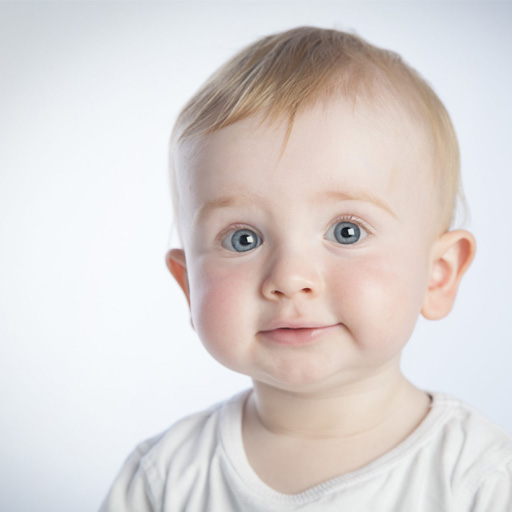
%> input picture baby.jpg, 512 x 512 px
$ octave blending.m   (GNU Octave 9; MATLAB toolbox functions it lacks are replaced by stand-ins)
%> lines starting %> are read from the running program, lines starting %| are printed output that depends on the picture
### reduce.m
function g = reduce(I)
    G=fspecial('gaussian',5,1);
    I=imfilter(I,G);
    l=size(I);
    i1=1:l(1)/2;
    j1=1:l(2)/2;
    g(i1,j1,:)=I((2*i1-1),(2*j1-1),:);
end

### gausspyr.m
function G = gausspyr(I,depth)
    G = cell(1,depth);
    for i = 1:depth
        if i == 1
            G{i} = I;
        else
            G{i} =reduce(G{i-1});
        end
        Im{i} = G{i};

    end
    figure; montage(Im);

end

### laplacianpyr.m
function L = laplacianpyr(I,depth)
    % Input:
    % I: the input image
    % depth: number of levels of the Laplacian pyramid
    % Output:
    % L: a cell containing all the levels of the Laplacian pyramid

    % Please follow the instructions to fill in the missing commands.

    L = cell(1,depth);

    % 1) Create a Gaussian pyramid
    % Use the function you already created.
    G = gausspyr(I,depth);

    % 2) Create a pyramid, where each level is the corresponding level of
    % the Gaussian pyramid minus the expanded version of the next level of
    % the Gaussian pyramid.
    % Remember that the last level of the Laplacian pyramid is the same as
    % the last level of the Gaussian pyramid.
    for i = 1:depth

        if i < depth
            % same level of Gaussian pyramid minus the expanded version of next level
            L{i} = G{i}-expand(G{i+1});
        else
            % same level of Gaussian pyramid
            L{i} = G{i};
        end
        %figure; imshow( L{i});
        Im{i} = L{i};
    end
    figure; montage(Im);
    %figure; imshow(Im{1});
    %figure; imshow(Im{2});
    %figure; imshow(Im{3});
    %figure; imshow(Im{4});
    %figure; imshow(Im{5});


end

### expand.m
function g = expand(I)
    l=size(I);
    g=zeros(2*l(1),2*l(2),l(3));
    i1=1:l(1);
    j1=1:l(2);
    g((2*i1-1),(2*j1-1),:)=I(i1,j1,:);
    G=fspecial('gaussian',5,1);
    g=4*imfilter(g,G);

### combine.m
function [LS] = combine(LA, LB, GR)

    depth = numel(LA);
    LS = cell(1,depth);
    for i = 1:depth
        LS{i} = GR{i}.*LA{i}+(1-GR{i}).*LB{i};
        Im{i} = LS{i};
    end
    figure; montage(Im);
end

### collapse.m
function I = collapse(L)
    depth = numel(L);
    for i = depth:-1:1
        if i == depth
            I = L{i};
        else
            I = L{i}+expand(I);
        end
    figure; imshow(I);

    end

end

### blending.m
close all;
clear all;
clc

nameA = 'baby.jpg';
nameB = 'hand.jpg';

A = im2double(imread(nameA));
B = im2double(imread(nameB));
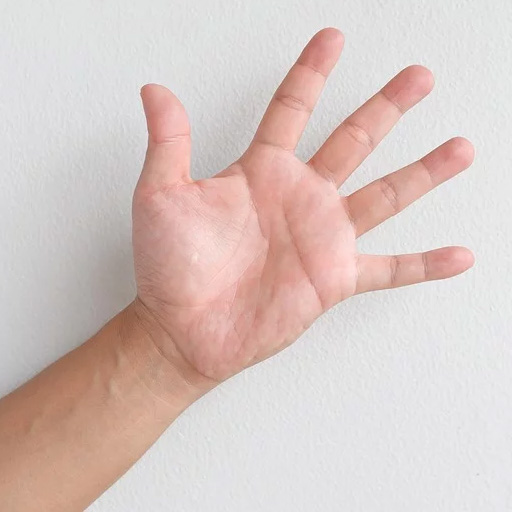
%> input picture hand.jpg, 512 x 512 px

figure;

imshow(A);
figure;
imshow(B);
% mask that defines the blending region
% R = im2double(imread('mask.png'));
R = im2double(imread('eyeMask.jpg'));
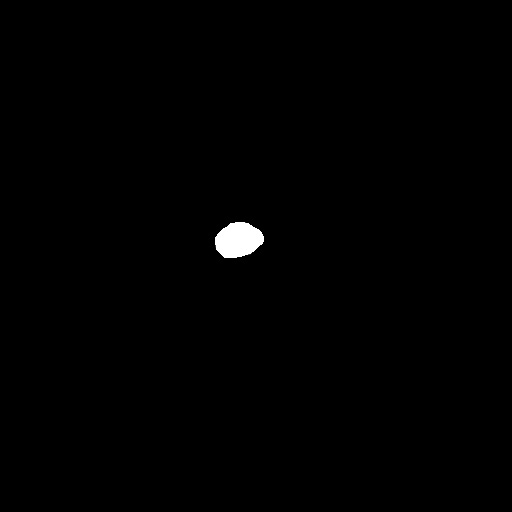
%> input picture eyeMask.jpg, 512 x 512 px
%> R: size 512x512x3 double; min 0, max 1, mean 0.00507

figure; imshow(R);
% depth of the pyramids
depth = 6;

% 1) we build the Laplacian pyramids of the two images
LA = laplacianpyr(A,depth);
%> after the loop in gausspyr, `for i = 1:depth`: G = 6 items
%> the loop in laplacianpyr, `for i = 1:depth` made 6 passes
%> l in expand on passes 1 to 4: [256 256 3], [128 128 3], [64 64 3], [32 32 3]
%> (l in expand, j1 in expand) on pass 5: ([16 16 3], [1 2 3 4 5 6 7 8 9 10 11 12 13 14 15 16])
%> pass 1, in expand, `g=4*imfilter(g,G);`:
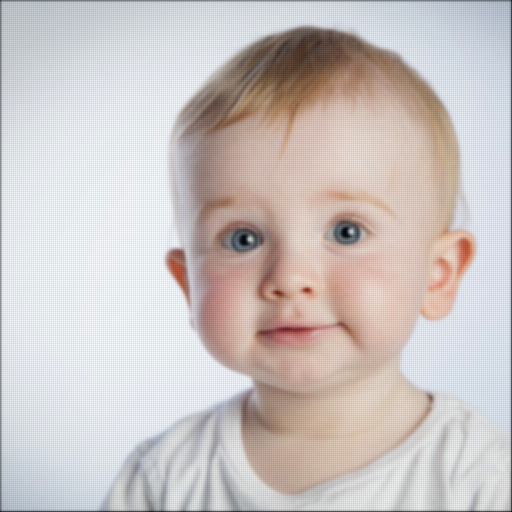
%> g: size 512x512x3 double; mean R, G, B 0.858, 0.833, 0.827; drawn with min black and max white
%> LA = 6 items
LB = laplacianpyr(B,depth);
%> call 2 of gausspyr, with depth = 6
%> in gausspyr (call 2), `montage(Im)`:
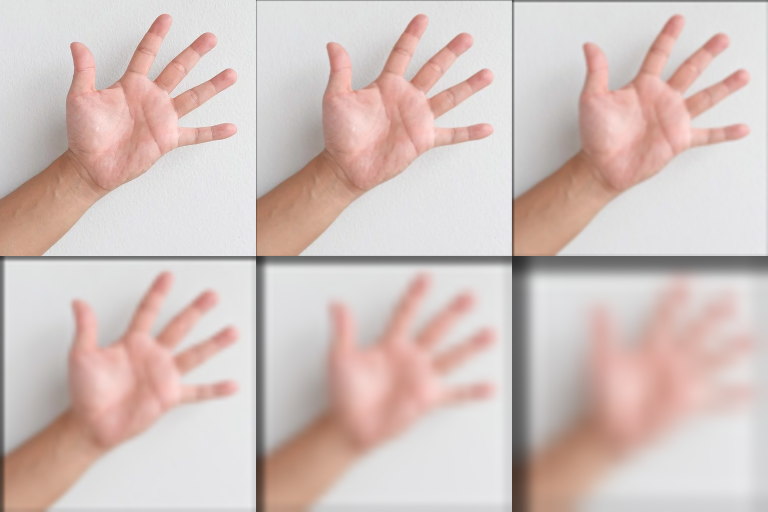
%> displayed picture: size 1024x1536x3, on the screen's scale of 0 to 255 (shown at 1/2 size); mean R, G, B 211.1, 194.3, 189.9
%> the loop in laplacianpyr (call 2), `for i = 1:depth` made 6 passes
%> pass 1, in expand (call 6), `g=4*imfilter(g,G);`:
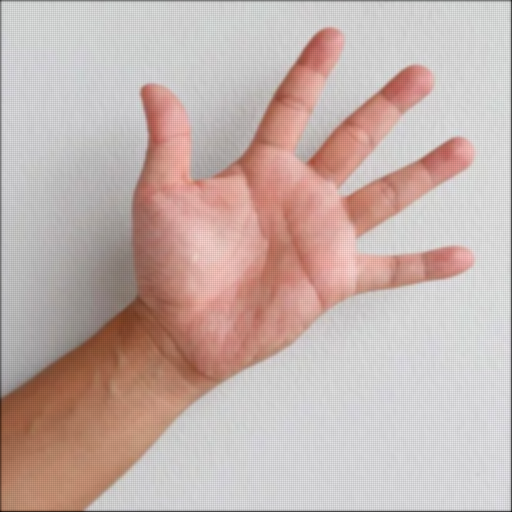
%> g: size 512x512x3 double; mean R, G, B 0.845, 0.778, 0.761; drawn with min black and max white
%> LB = 6 items

% 2) we build the Gaussian pyramid of the selected region
GR = gausspyr(R,depth);
%> call 3 of gausspyr, with depth = 6
%> in gausspyr (call 3), `montage(Im)`:
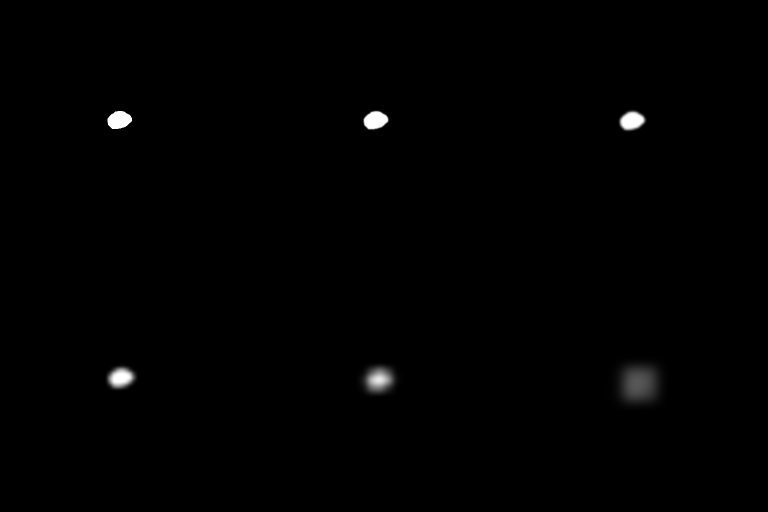
%> displayed picture: size 1024x1536x3, on the screen's scale of 0 to 255 (shown at 1/2 size); min 0, max 255, mean 1.3
%> GR = 6 items

% 3) we combine the two pyramids using the nodes of GR as weights
[LS] = combine(LA, LB, GR);
%> in combine, `depth = numel(LA);`: depth = 6
%> in combine, `LS = cell(1,depth);`: LS = {[], [], [], [], [], []}
%> the loop in combine, `for i = 1:depth` made 6 passes
%> after the loop in combine, `for i = 1:depth`: LS = 6 items
%> LS = 6 items

% 4) we collapse the output pyramid to get the final blended image
Ib = collapse(LS);
%> the loop in collapse, `for i = depth:-1:1` made 6 passes
%> (i, l in expand) on passes 5 to 6: (2, [128 128 3]), (1, [256 256 3])

% visualization of the result
figure;
imshow(Ib);
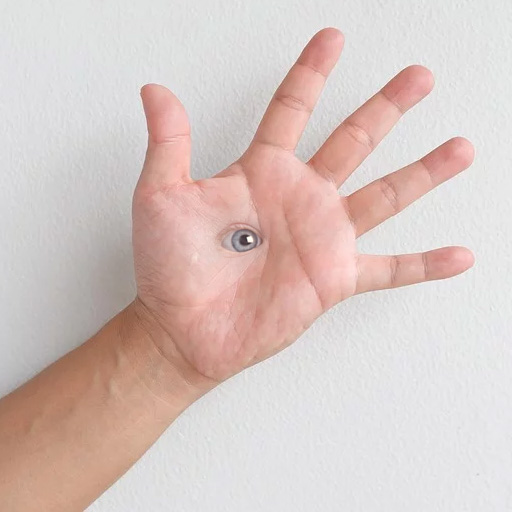
%> displayed picture: size 512x512x3, on the screen's scale of 0 to 255; mean R, G, B 215.9, 199.2, 194.8

imwrite(Ib,'result.png');
